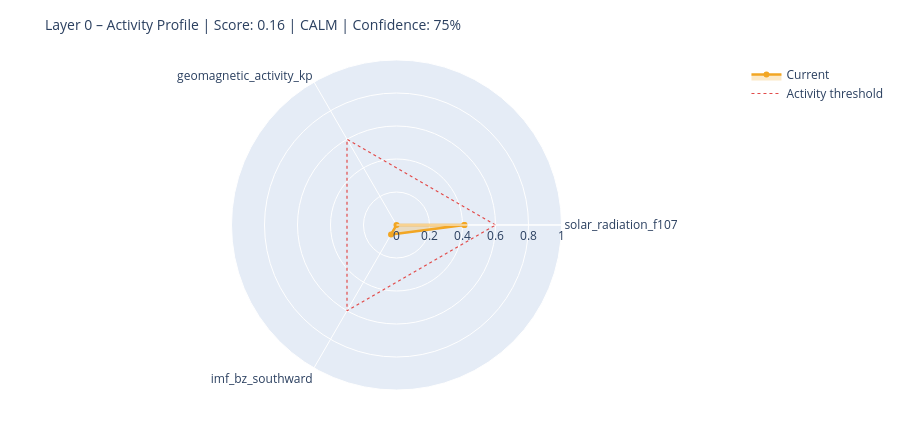

The notebook cell this image was saved under:
### Markdown cell above
---
## 6. State Assessment & Handoff to Layer 1

### Code cell
# ============================================================
# STEP 1 – Collect raw values with source modes
# Mode: 'primary' | 'fallback_3h' | 'last_valid' | 'missing'
# ============================================================

def safe_last(df, col):
    if df is None or col not in df.columns: return None
    s = df[col].dropna()
    return float(s.iloc[-1]) if not s.empty else None

f107_now = safe_last(df_f107, 'f10.7')
bz_now   = safe_last(df_mag,  'bz_gsm')
kp_now   = safe_last(df_kp,   'kp')
sw_now   = safe_last(df_sw,   'speed')

source_modes = {
    'F10.7':    'primary'  if f107_now is not None else 'missing',
    'Kp':       'primary'  if kp_now   is not None else 'missing',
    'IMF_Bz':   'primary'  if bz_now   is not None else 'missing',
    'SW_speed': 'primary'  if sw_now   is not None else 'missing',
}

# Kp Fallback – 3h endpoint
if kp_now is None:
    try:
        r = requests.get(
            'https://services.swpc.noaa.gov/json/noaa-planetary-k-index.json',
            timeout=10)
        r.raise_for_status()
        fb = pd.DataFrame(r.json())
        tc = next((c for c in fb.columns if 'time' in c.lower()), fb.columns[0])
        kc = next((c for c in fb.columns if 'kp' in c.lower() and c != tc), None)
        if kc:
            fb[kc] = fb[kc].astype(str).str.extract(r'([0-9]+(?:\.[0-9]*)?)')[0]
            fb[kc] = pd.to_numeric(fb[kc], errors='coerce')
            fb = fb[fb[kc] >= 0].dropna(subset=[kc])
            if not fb.empty:
                kp_now = float(fb[kc].iloc[-1])
                source_modes['Kp'] = 'fallback_3h'
                print(f'  Kp fallback (3h): {kp_now:.1f}')
    except Exception as e:
        print(f'  Kp fallback failed: {e}')

# Solar Wind Fallback – last valid value
if sw_now is None and df_sw is not None and 'speed' in df_sw.columns:
    s = df_sw['speed'].dropna()
    if not s.empty:
        sw_now = float(s.iloc[-1])
        source_modes['SW_speed'] = 'last_valid'
        print(f'  SW fallback (last_valid): {sw_now:.0f} km/s')

print()
print('Source modes:', source_modes)

# ============================================================
# STEP 2 – Score from available components only
# ============================================================

def norm(v, lo, hi):
    if v is None: return None
    return max(0.0, min(1.0, (v - lo) / (hi - lo)))

COMPONENTS = {
    'solar_radiation_f107':    (f107_now, norm(f107_now, 60, 250)),
    'geomagnetic_activity_kp': (kp_now,   norm(kp_now,   0,   9)),
    'imf_bz_southward':        (bz_now,   norm(-(bz_now or 0) if bz_now else None, -5, 30)
                                           if bz_now is not None else None),
    'solar_wind_speed':        (sw_now,   norm(sw_now, 300, 800)),
}

available   = {k: v[1] for k, v in COMPONENTS.items() if v[1] is not None}
unavailable = [k for k, v in COMPONENTS.items() if v[1] is None]

layer0_score = round(sum(available.values()) / len(available), 4) if available else None
confidence   = round(len(available) / len(COMPONENTS), 2)

level = ('unknown'  if layer0_score is None
         else 'calm'     if layer0_score < 0.3
         else 'moderate' if layer0_score < 0.6
         else 'active')

# ============================================================
# STEP 3 – Dominant Driver
# ============================================================

def dominant_driver(kp, f107, bz, sw):
    candidates = []
    if kp   is not None and kp   >= 4:   candidates.append(('geomagnetic',    kp / 9))
    if sw   is not None and sw   >= 500:  candidates.append(('solar_wind',     sw / 800))
    if bz   is not None and bz   <= -5:   candidates.append(('imf_southward',  abs(bz) / 30))
    if f107 is not None and f107 >= 150:  candidates.append(('solar_radiation',f107 / 250))
    return max(candidates, key=lambda x: x[1])[0] if candidates else 'none'

driver = dominant_driver(kp_now, f107_now, bz_now, sw_now)

# ============================================================
# STEP 4 – Downstream expectations
# ============================================================

def downstream_expectation(driver, score, kp, bz, f107):
    exp = {
        'magnetosphere':        'calm',
        'ionosphere':           'calm',
        'schumann_resonance':   'unchanged',
        'lithosphere_currents': 'low',
    }
    if driver == 'geomagnetic' or (kp and kp >= 5):
        exp['magnetosphere']        = 'compressed / storm'
        exp['ionosphere']           = 'elevated disturbance (TEC variability)'
        exp['schumann_resonance']   = 'elevated amplitude possible'
        exp['lithosphere_currents'] = 'elevated induction currents'
    elif driver == 'imf_southward' or (bz and bz <= -5):
        exp['magnetosphere']        = 'energy coupling active'
        exp['ionosphere']           = 'elevated electron density possible'
        exp['schumann_resonance']   = 'slight modulation possible'
    elif driver == 'solar_radiation' or (f107 and f107 >= 150):
        exp['ionosphere']           = 'elevated ionization (F-layer)'
        exp['schumann_resonance']   = 'slightly elevated background activity'
    return exp

downstream = downstream_expectation(driver, layer0_score, kp_now, bz_now, f107_now)

# ============================================================
# CONSOLE OUTPUT
# ============================================================

W = 58
print('=' * W)
print('LAYER 0 – STATE ASSESSMENT')
print('=' * W)
for name, (raw_v, score_v) in COMPONENTS.items():
    if score_v is not None:
        bar = '█' * int(score_v * 20) + '░' * (20 - int(score_v * 20))
        print(f'  {name:<35}  {bar}  {score_v:.2f}')
    else:
        print(f'  {name:<35}  {"─" * 20}  n/a')
print('-' * W)
print(f'  Score ({len(available)}/{len(COMPONENTS)} components):  {layer0_score:.3f}')
print(f'  Confidence:         {confidence:.0%}')
print(f'  Level:              {level.upper()}')
print(f'  Dominant Driver:    {driver}')

# Radar chart
cats = list(available.keys())
vals = list(available.values())
if len(cats) >= 3:
    fig = go.Figure()
    fig.add_trace(go.Scatterpolar(
        r=vals + [vals[0]], theta=cats + [cats[0]],
        fill='toself', fillcolor='rgba(242,166,35,0.25)',
        line=dict(color='#F2A623', width=2.5), name='Current'
    ))
    fig.add_trace(go.Scatterpolar(
        r=[0.6] * (len(cats) + 1), theta=cats + [cats[0]],
        line=dict(color='#E24B4A', dash='dot', width=1.2),
        mode='lines', name='Activity threshold'
    ))
    fig.update_layout(
        title=dict(text=f'Layer 0 – Activity Profile | Score: {layer0_score:.2f} | {level.upper()} | Confidence: {confidence:.0%}',
                   font=dict(size=14)),
        polar=dict(radialaxis=dict(visible=True, range=[0, 1])),
        height=430, showlegend=True,
        margin=dict(l=60, r=60, t=60, b=40)
    )
    fig.show()

### Figure 1 — Plotly figure (JSON) as saved in the notebook; plotly's stock layout.template omitted (floating-point values rounded to 4 significant figures)
{"data": [{"fill": "toself", "fillcolor": "rgba(242,166,35,0.25)", "line": {"color": "#F2A623", "width": 2.5}, "name": "Current", "r": [0.4116, 0.0, 0.06629, 0.4116], "theta": ["solar_radiation_f107", "geomagnetic_activity_kp", "imf_bz_southward", "solar_radiation_f107"], "type": "scatterpolar"}, {"line": {"color": "#E24B4A", "dash": "dot", "width": 1.2}, "mode": "lines", "name": "Activity threshold", "r": [0.6, 0.6, 0.6, 0.6], "theta": ["solar_radiation_f107", "geomagnetic_activity_kp", "imf_bz_southward", "solar_radiation_f107"], "type": "scatterpolar"}], "layout": {"height": 430, "margin": {"b": 40, "l": 60, "r": 60, "t": 60}, "polar": {"radialaxis": {"range": [0, 1], "visible": true}}, "showlegend": true, "title": {"font": {"size": 14}, "text": "Layer 0 – Activity Profile | Score: 0.16 | CALM | Confidence: 75%"}}}
